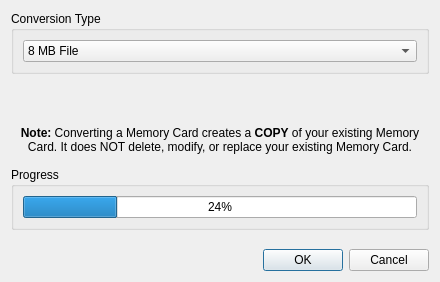
<?xml version="1.0" encoding="UTF-8"?>
<ui version="4.0">
 <class>MemoryCardConvertDialog</class>
 <widget class="QDialog" name="MemoryCardConvertDialog">
  <property name="enabled">
   <bool>true</bool>
  </property>
  <property name="geometry">
   <rect>
    <x>0</x>
    <y>0</y>
    <width>440</width>
    <height>282</height>
   </rect>
  </property>
  <property name="windowTitle">
   <string>Convert Memory Card</string>
  </property>
  <property name="autoFillBackground">
   <bool>false</bool>
  </property>
  <property name="modal">
   <bool>false</bool>
  </property>
  <layout class="QVBoxLayout" name="verticalLayout_2">
   <item>
    <widget class="QGroupBox" name="conversionTypeGroup">
     <property name="title">
      <string>Conversion Type</string>
     </property>
     <layout class="QVBoxLayout" name="verticalLayout">
      <item>
       <widget class="NoScrollQComboBox" name="conversionTypeSelect">
        <item>
         <property name="text">
          <string>8 MB File</string>
         </property>
        </item>
        <item>
         <property name="text">
          <string>16 MB File</string>
         </property>
        </item>
        <item>
         <property name="text">
          <string>32 MB File</string>
         </property>
        </item>
        <item>
         <property name="text">
          <string>64 MB File</string>
         </property>
        </item>
        <item>
         <property name="text">
          <string>Folder</string>
         </property>
        </item>
       </widget>
      </item>
     </layout>
    </widget>
   </item>
   <item>
    <widget class="QLabel" name="conversionTypeDescription">
     <property name="minimumSize">
      <size>
       <width>0</width>
       <height>40</height>
      </size>
     </property>
     <property name="text">
      <string/>
     </property>
     <property name="wordWrap">
      <bool>true</bool>
     </property>
    </widget>
   </item>
   <item>
    <widget class="QLabel" name="note">
     <property name="minimumSize">
      <size>
       <width>0</width>
       <height>35</height>
      </size>
     </property>
     <property name="text">
      <string>&lt;center&gt;&lt;strong&gt;Note:&lt;/strong&gt; Converting a Memory Card creates a &lt;strong&gt;COPY&lt;/strong&gt; of your existing Memory Card. It does &lt;strong&quot;&gt;NOT delete, modify, or replace&lt;/strong&gt; your existing Memory Card.&lt;/center&gt;</string>
     </property>
     <property name="alignment">
      <set>Qt::AlignLeading|Qt::AlignLeft|Qt::AlignTop</set>
     </property>
     <property name="wordWrap">
      <bool>true</bool>
     </property>
    </widget>
   </item>
   <item>
    <widget class="QGroupBox" name="progressGroup">
     <property name="title">
      <string>Progress</string>
     </property>
     <layout class="QVBoxLayout" name="verticalLayout_3">
      <item>
       <widget class="QProgressBar" name="progressBar">
        <property name="value">
         <number>24</number>
        </property>
       </widget>
      </item>
     </layout>
    </widget>
   </item>
   <item>
    <spacer name="verticalSpacer">
     <property name="orientation">
      <enum>Qt::Vertical</enum>
     </property>
     <property name="sizeHint" stdset="0">
      <size>
       <width>20</width>
       <height>40</height>
      </size>
     </property>
    </spacer>
   </item>
   <item>
    <widget class="QDialogButtonBox" name="buttonBox">
     <property name="standardButtons">
      <set>QDialogButtonBox::Cancel|QDialogButtonBox::Ok</set>
     </property>
    </widget>
   </item>
  </layout>
 </widget>
 <customwidgets>
  <customwidget>
   <class>NoScrollQComboBox</class>
   <extends>QComboBox</extends>
   <header>NoScrollQComboBox.h</header>
  </customwidget>
 </customwidgets>
 <resources/>
 <connections/>
</ui>
